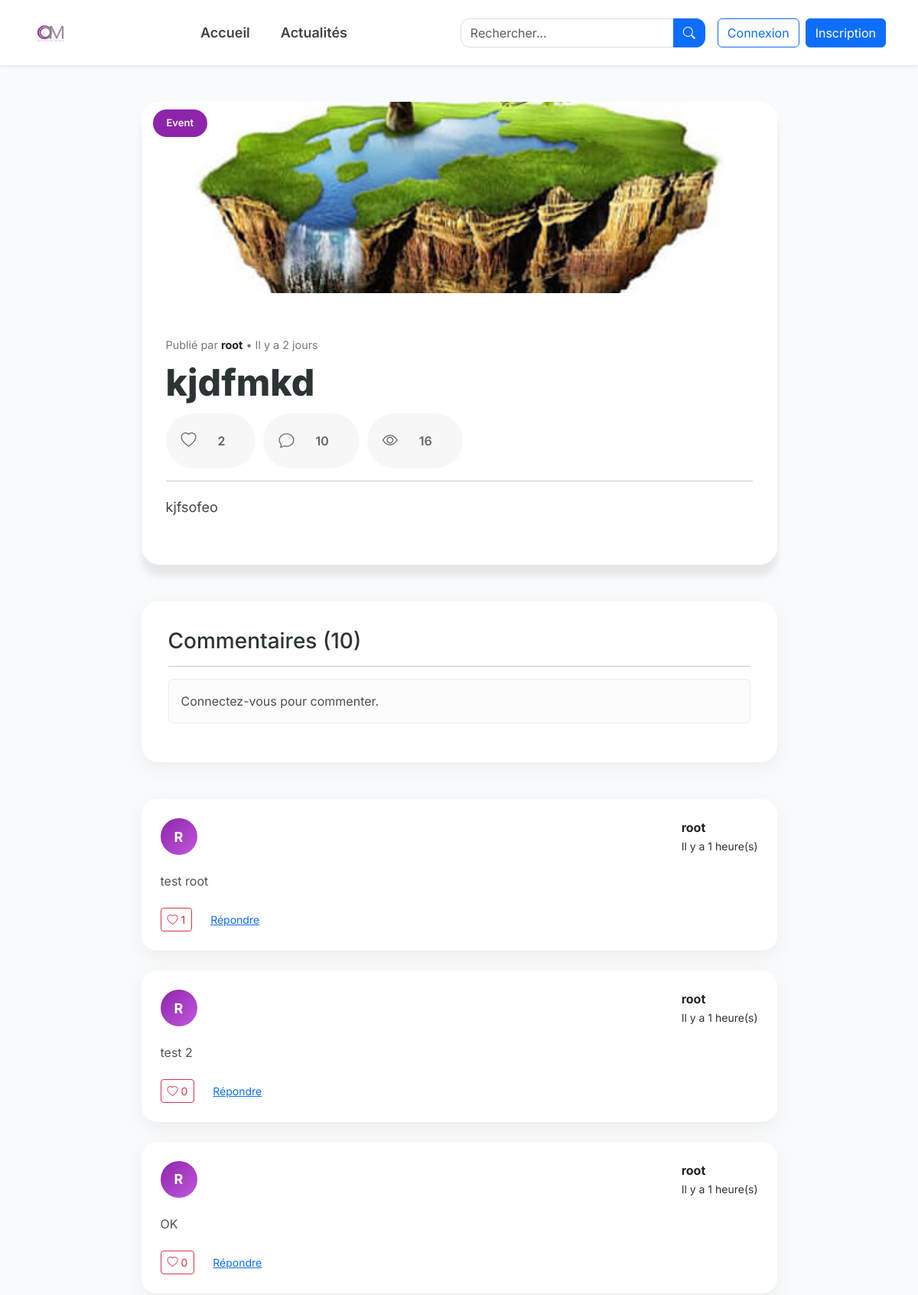
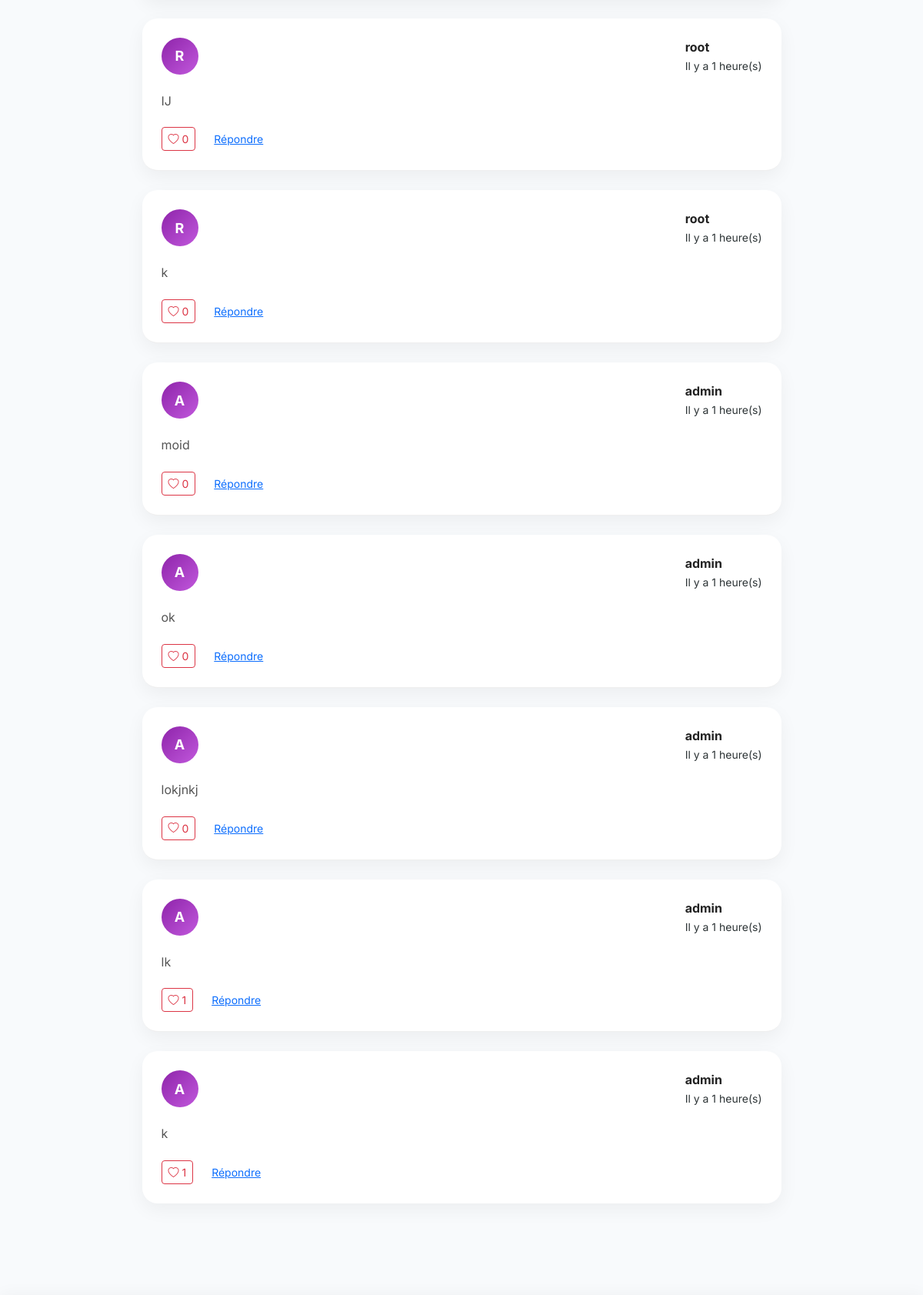
The app's page /blog/kjdfmkd/ (upper part) with its own data (2 pictures, top to bottom).
### blog/models.py (models this page shows, shortened)
class Post(models.Model):
    STATUS_CHOICES = (
        ("Draft", "Brouillon"),
        ("Published", "Publié"),
    )
    title = models.CharField(max_length=255)
    slug = models.SlugField(
        unique=True,
        blank=True
    )
    content = models.TextField()
    image = models.ImageField(
        upload_to="posts/",
        blank=True,
        null=True
    )
    status = models.CharField(
        max_length=20,
        choices=STATUS_CHOICES,
        default="Draft"
    )
    created_at = models.DateTimeField(auto_now_add=True)
    updated_at = models.DateTimeField(auto_now=True)
    author = models.ForeignKey(
        User,
        on_delete=models.CASCADE,
        related_name="posts"
    )
    category = models.ForeignKey(
        Category,
        on_delete=models.CASCADE,
        related_name="posts"
    )
    views = models.PositiveIntegerField(default=0)
    class Meta:
        ordering = ["-created_at"]
        verbose_name = "Article"
        verbose_name_plural = "Articles"
    def save(self, *args, **kwargs):
        if not self.slug:
            self.slug = slugify(self.title)
        super().save(*args, **kwargs)

class Category(models.Model):
    name = models.CharField(max_length=100, unique=True)
    description = models.TextField(blank=True)
    created_at = models.DateTimeField(auto_now_add=True)
    class Meta:
        ordering = ["name"]
        verbose_name = "Catégorie"
        verbose_name_plural = "Catégories"

### comments/models.py (models this page shows, shortened)
class Comment(models.Model):
    post = models.ForeignKey(
        Post,
        on_delete=models.CASCADE,
        related_name="comments"
    )
    user = models.ForeignKey(
        User,
        on_delete=models.CASCADE,
        related_name="comments"
    )
    parent = models.ForeignKey(
        "self",
        null=True,
        blank=True,
        on_delete=models.CASCADE,
        related_name="replies"
    )
    content = models.TextField()
    created_at = models.DateTimeField(auto_now_add=True)
    class Meta:
        ordering = ["created_at"]

### reactions/models.py (models this page shows, shortened)
class CommentLike(models.Model):
    user = models.ForeignKey(
        User,
        on_delete=models.CASCADE
    )
    comment = models.ForeignKey(
        Comment,
        on_delete=models.CASCADE,
        related_name="likes"
    )
    created_at = models.DateTimeField(auto_now_add=True)
    class Meta:
        unique_together = ("user", "comment")

### blog/views.py (the view, shortened to what this page needs)
# urls.py: path("<slug:slug>/", views.detail, name="blog.detail"),
def detail(request, slug):
    post = get_object_or_404(
        Post,
        slug=slug,
        status="Published"
    )
    viewed_posts = request.session.get("viewed_posts", [])
    if post.id not in viewed_posts:
        post.views += 1
        post.save(update_fields=["views"])
        viewed_posts.append(post.id)
        request.session["viewed_posts"] = viewed_posts
    liked = False
    if request.user.is_authenticated:
        liked = PostLike.objects.filter(
            post=post,
            user=request.user
        ).exists()
    form = CommentForm()
    context = {
        "post": post,
        "liked": liked,
        "form": form,
    }
    return render(
        request,
        "blog/detail.html",
        context
    )

### comments/forms.py
class CommentForm(forms.ModelForm):
    class Meta:
        model = Comment
        fields = ["content"]
        widgets = {
            "content": forms.Textarea(attrs={
                "rows":4,
                "class":"form-control",
                "placeholder":"Votre commentaire..."
            })
        }

### blog/templatetags/blog_extras.py (called while the page is built)
@register.filter
def time_since(value):
    if not value:
        return ""
    now = timezone.now()
    diff = now - value
    seconds = diff.total_seconds()
    if seconds < 60:
        return "À l'instant"
    minutes = int(seconds / 60)
    if minutes < 60:
        return f"Il y a {minutes} min"
    hours = int(minutes / 60)
    if hours < 24:
        return f"Il y a {hours} heure(s)"
    days = diff.days
    if days == 1:
        return "Hier"
    return f"Il y a {days} jours"

### blog/templates/blog/detail.html (shortened to what this page needs)
{% extends 'base.html' %} {% load blog_extras %}  {% block content %}
<section class="container py-5">
  <div class="row justify-content-center">
    <div class="col-xl-9">
      <article class="article-card">
        <div class="article-cover">
          {% if post.image %}
          <img src="{{ post.image.url }}" />
          {% endif %}
          <span class="category-badge"> {{ post.category.name }} </span>
        </div>
        <div class="article-body">
          <div class="article-meta">
            <div>
              Publié par
              <strong>{{ post.author.username }}</strong>
              • {{ post.created_at|time_since }}
            </div>
          </div>
          <h1 class="article-title">{{ post.title }}</h1>
          <div class="article-actions">
            <button
              class="like-btn {% if liked %}liked{% endif %}"
              data-slug="{{ post.slug }}"
            >
              <i
                class="bi {% if liked %}bi-heart-fill{% else %}bi-heart{% endif %}"
              ></i>
              <span>{{ post.likes.count }}</span>
            </button>
            <a href="#comments" class="action-btn">
              <i class="bi bi-chat"></i>
              <span>{{ post.comments.count }}</span>
            </a>
            <span class="action-btn">
              <i class="bi bi-eye"></i>
              <span>{{ post.views }}</span>
            </span>
          </div>
          <hr />
          <div class="article-content">{{ post.content|linebreaks }}</div>
        </div>
      </article>
      <div class="comments-card mt-5">
        <h3>Commentaires ({{ post.comments.count }})</h3>
        <hr />
        {% if user.is_authenticated %}
        <form method="POST">
          {% csrf_token %} {{ form.content }}
          <button class="btn btn-primary mt-3">Publier</button>
        </form>
        {% else %}
        <div class="alert alert-light">Connectez-vous pour commenter.</div>
        {% endif %}
      </div>
      <div class="comments-list mt-5">
        {% for comment in post.comments.all %} {% if not comment.parent %}
        <div class="comment-card">
          <div class="comment-header">
            <div class="avatar">{{ comment.user.username|first|upper }}</div>
            <div>
              <strong> {{ comment.user.username }} </strong>
              <br />
              <small> {{ comment.created_at|time_since }} </small>
            </div>
          </div>
          <div class="comment-body">{{ comment.content }}</div>
          <div class="comment-actions">
            <button
              class="comment-like-btn btn btn-sm {% if user in comment.likes.all %}btn-danger{% else %}btn-outline-danger{% endif %}"
              data-id="{{ comment.id }}"
            >
              <i
                class="bi {% if user in comment.likes.all %}bi-heart-fill{% else %}bi-heart{% endif %}"
              ></i>
              <span>{{ comment.likes.count }}</span>
            </button>
            <button
              class="btn btn-sm btn-link reply-btn"
              data-id="{{ comment.id }}"
            >
              Répondre
            </button>
          </div>
        </div>
        {% endif %} {% endfor %}
      </div>
    </div>
  </div>
</section>
{% endblock %}

### static/css/style.css (style rules this page uses)
:root { --primary:#8E24AA; --primary-dark:#6A1B9A; --secondary:#8D8698; --background:#f8fafc; --white:#ffffff; --text:#2d3436; --radius:18px; --shadow:0 10px 30px rgba(0,0,0,.08); }
body { font-family:'Inter',sans-serif; background:var(--background); color:var(--text); }
body { margin:0; padding:0; }
.category-badge { position:absolute; top:18px; left:18px; background:var(--primary); color:#fff; padding:8px 18px; border-radius:50px; font-size:13px; font-weight:600; }
.like-btn { cursor:pointer; }
.article-card { background:#fff; border-radius:24px; overflow:hidden; box-shadow:0 15px 10px rgba(0,0,0,.08); }
.article-cover { position:relative; }
.article-cover img { width:100%; height:250px; object-fit:cover; }
.article-cover .category-badge { position:absolute; top:10px; left:15px; }
.article-body { padding:32px; }
.article-title { font-size:48px; font-weight:800; line-height:1.25; margin:8px 0 10px; }
.article-meta { color:#888; font-size:15px; }
.article-meta strong { color:#222; }
.article-actions { display:flex; gap:10px; margin-bottom:10px; }
.article-actions a, .article-actions button, .article-actions span { display:flex; align-items:center; gap:8px; padding:12px 20px; border-radius:50px; background:#f7f7f7; color:#666; font-weight:600; text-decoration:none; border:none; outline:none; transition:.25s; }
.article-actions i { font-size:18px; }
.article-content { font-size:18px; line-height:2; color:#444; }
.article-content p { margin-bottom:25px; }
.comments-card { background:#fff; padding:35px; border-radius:24px; box-shadow:0 12px 35px rgba(0,0,0,.06); }
.article-meta { display:flex; justify-content:space-between; align-items:center; margin-top:25px; color:#777; font-size:.9rem; }
.like-btn, .action-btn { display:flex; align-items:center; gap:8px; color:#6c757d; text-decoration:none; font-weight:600; transition:.25s; }
.like-btn i, .action-btn i { font-size:20px; }
.like-btn { cursor:pointer; transition:.3s; }
.comments-card { background:#fff; border-radius:22px; padding:35px; box-shadow:0 8px 25px rgba(0,0,0,.05); }
.comment-card { padding:20px 0; border-bottom:1px solid #efefef; }
.comment-card:last-child { border:none; }
.comment-header { display:flex; justify-content:space-between; margin-bottom:10px; }
.comment-header strong { color:#222; }
.comment-body { line-height:1.8; color:#555; }
.comments-list { margin-top:40px; }
.comment-card { background:#fff; border-radius:20px; padding:25px; margin-bottom:25px; box-shadow:0 8px 25px rgba(0,0,0,.05); }
.comment-header { display:flex; align-items:center; gap:15px; }
.avatar { width:48px; height:48px; border-radius:50%; background:linear-gradient(135deg,#8E24AA,#C158DC); color:#fff; display:flex; justify-content:center; align-items:center; font-weight:700; font-size:18px; }
.comment-body { margin:20px 0; line-height:1.8; }
.comment-actions { display:flex; gap:15px; }

### records on screen
Post: image (picture), category.name "Event", author.username "root", created_at "Il y a 2 jours", title "kjdfmkd", likes.count "2", comments.count "10", views "16", content "kjfsofeo"
Comment: user.username|first "R", user.username "root", created_at "Il y a 1 heure(s)", content "test root", likes.count "1"
Comment: user.username|first "R", user.username "root", created_at "Il y a 1 heure(s)", content "test 2", likes.count "0"
Comment: user.username|first "R", user.username "root", created_at "Il y a 1 heure(s)", content "OK", likes.count "0"
Comment: user.username|first "R", user.username "root", created_at "Il y a 1 heure(s)", content "IJ", likes.count "0"
Comment: user.username|first "R", user.username "root", created_at "Il y a 1 heure(s)", content "k", likes.count "0"
Comment: user.username|first "A", user.username "admin", created_at "Il y a 1 heure(s)", content "moid", likes.count "0"
Comment: user.username|first "A", user.username "admin", created_at "Il y a 1 heure(s)", content "ok", likes.count "0"
Comment: user.username|first "A", user.username "admin", created_at "Il y a 1 heure(s)", content "lokjnkj", likes.count "0"
Comment: user.username|first "A", user.username "admin", created_at "Il y a 1 heure(s)", content "lk", likes.count "1"
Comment: user.username|first "A", user.username "admin", created_at "Il y a 1 heure(s)", content "k", likes.count "1"
